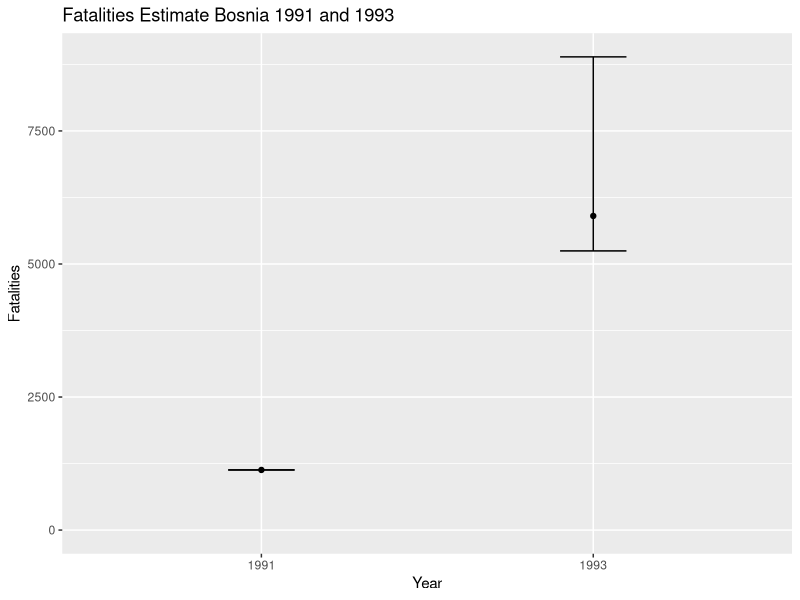

Reproduce this figure in R.
## ---- chunk 1
library(tidyverse)
## ---- chunk 2
# Upload dataset

bosnia_conflict <- read_csv('DatasetFinal.csv')
## ---- chunk 3
# Create new table with sum of the fatalities for all conflicts

total_fatalities <- bosnia_conflict %>%
  group_by(year) %>%
  summarise(best_total_fatalities = sum(best_estimate),
  highest_reliable_total_fatalities = sum(highest_reliable_estimate),
  lowest_reliable_total_fatalities = sum(lowest_reliable_estimate))


## ---- chunk 4
# Create visual

ggplot(data=total_fatalities) +
  geom_point(mapping=aes(x=as.character(year), y=best_total_fatalities), fill='purple') +
  geom_errorbar(mapping=aes(x=as.character(year), y=best_total_fatalities, ymin=lowest_reliable_total_fatalities, ymax=highest_reliable_total_fatalities), width=0.2) +
    xlab('Year') +
    ylab('Fatalities') +
    ggtitle('Fatalities Estimate Bosnia 1991 and 1993') +
  expand_limits(y=0)

